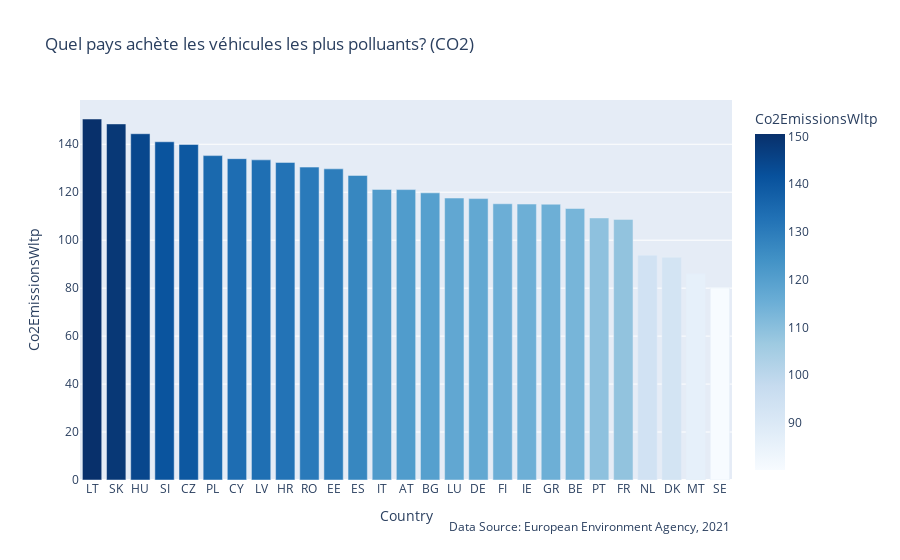
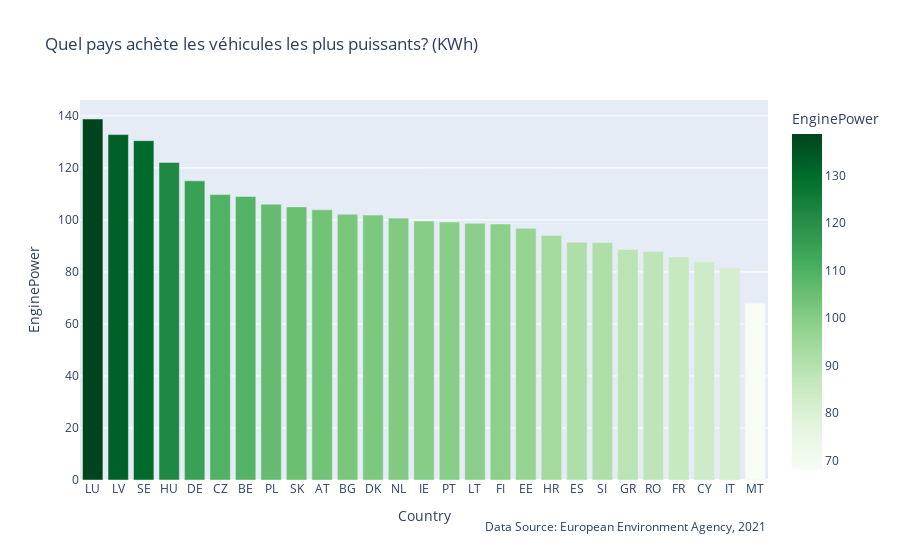
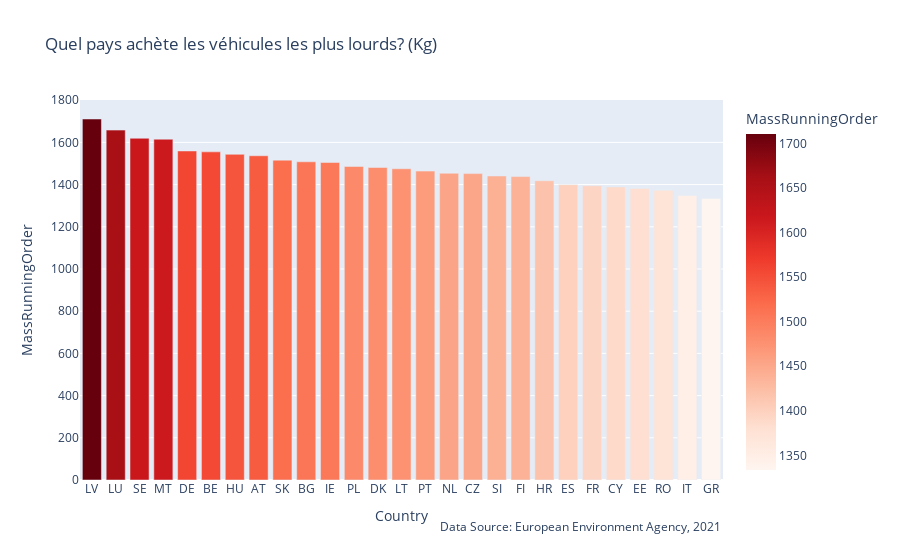

Notebook source saved alongside these figures, in order:
### Code cell
countries = CountryDataAggregator(df)
countries.display_sorted(n=20, by='ElectricRange', 
                         title="Top 5 des pays par capacité de propulsion électrique (moyenne kms)")
countries.countrywise_viz(save=True, format='png')

### Figure 1 — Plotly figure (JSON) as saved in the notebook; plotly's stock layout.template omitted (floating-point values rounded to 4 significant figures)
{"data": [{"alignmentgroup": "True", "hovertemplate": "Country=%{x}<br>Co2EmissionsWltp=%{marker.color}<extra></extra>", "legendgroup": "", "marker": {"color": [150.5, 148.5, 144.4, 141.0, 139.9, 135.3, 134, 133.5, 132.4, 130.5, 129.8, 127, 121.2, 121.1, 119.8, 117.6, 117.4, 115.2, 115.1, 115, 113.2, 109.3, 108.7, 93.72, 92.89, 86, 80.13], "coloraxis": "coloraxis", "pattern": {"shape": ""}}, "name": "", "offsetgroup": "", "orientation": "v", "showlegend": false, "textposition": "auto", "type": "bar", "x": ["LT", "SK", "HU", "SI", "CZ", "PL", "CY", "LV", "HR", "RO", "EE", "ES", "IT", "AT", "BG", "LU", "DE", "FI", "IE", "GR", "BE", "PT", "FR", "NL", "DK", "MT", "SE"], "xaxis": "x", "y": [150.5, 148.5, 144.4, 141.0, 139.9, 135.3, 134, 133.5, 132.4, 130.5, 129.8, 127, 121.2, 121.1, 119.8, 117.6, 117.4, 115.2, 115.1, 115, 113.2, 109.3, 108.7, 93.72, 92.89, 86, 80.13], "yaxis": "y"}], "layout": {"annotations": [{"showarrow": false, "text": "Data Source: European Environment Agency, 2021", "x": 1, "xanchor": "right", "xref": "paper", "y": -0.15, "yanchor": "auto", "yref": "paper"}], "barmode": "relative", "coloraxis": {"colorbar": {"title": {"text": "Co2EmissionsWltp"}}, "colorscale": [[0, "rgb(247,251,255)"], [0.125, "rgb(222,235,247)"], [0.25, "rgb(198,219,239)"], [0.375, "rgb(158,202,225)"], [0.5, "rgb(107,174,214)"], [0.625, "rgb(66,146,198)"], [0.75, "rgb(33,113,181)"], [0.875, "rgb(8,81,156)"], [1, "rgb(8,48,107)"]]}, "legend": {"tracegroupgap": 0}, "title": {"text": "Quel pays achète les véhicules les plus polluants? (CO2)"}, "xaxis": {"anchor": "y", "domain": [0, 1], "title": {"text": "Country"}}, "yaxis": {"anchor": "x", "domain": [0, 1], "title": {"text": "Co2EmissionsWltp"}}}}

### Figure 2 — Plotly figure (JSON) as saved in the notebook; plotly's stock layout.template omitted (floating-point values rounded to 4 significant figures)
{"data": [{"alignmentgroup": "True", "hovertemplate": "Country=%{x}<br>EnginePower=%{marker.color}<extra></extra>", "legendgroup": "", "marker": {"color": [138.8, 132.8, 130.5, 122.1, 115.0, 109.7, 109.0, 106.1, 105, 103.9, 102.2, 101.9, 100.7, 99.56, 99.19, 98.69, 98.44, 96.75, 93.96, 91.42, 91.28, 88.63, 87.81, 85.77, 83.88, 81.68, 68], "coloraxis": "coloraxis", "pattern": {"shape": ""}}, "name": "", "offsetgroup": "", "orientation": "v", "showlegend": false, "textposition": "auto", "type": "bar", "x": ["LU", "LV", "SE", "HU", "DE", "CZ", "BE", "PL", "SK", "AT", "BG", "DK", "NL", "IE", "PT", "LT", "FI", "EE", "HR", "ES", "SI", "GR", "RO", "FR", "CY", "IT", "MT"], "xaxis": "x", "y": [138.8, 132.8, 130.5, 122.1, 115.0, 109.7, 109.0, 106.1, 105, 103.9, 102.2, 101.9, 100.7, 99.56, 99.19, 98.69, 98.44, 96.75, 93.96, 91.42, 91.28, 88.63, 87.81, 85.77, 83.88, 81.68, 68], "yaxis": "y"}], "layout": {"annotations": [{"showarrow": false, "text": "Data Source: European Environment Agency, 2021", "x": 1, "xanchor": "right", "xref": "paper", "y": -0.15, "yanchor": "auto", "yref": "paper"}], "barmode": "relative", "coloraxis": {"colorbar": {"title": {"text": "EnginePower"}}, "colorscale": [[0, "rgb(247,252,245)"], [0.125, "rgb(229,245,224)"], [0.25, "rgb(199,233,192)"], [0.375, "rgb(161,217,155)"], [0.5, "rgb(116,196,118)"], [0.625, "rgb(65,171,93)"], [0.75, "rgb(35,139,69)"], [0.875, "rgb(0,109,44)"], [1, "rgb(0,68,27)"]]}, "legend": {"tracegroupgap": 0}, "title": {"text": "Quel pays achète les véhicules les plus puissants? (KWh)"}, "xaxis": {"anchor": "y", "domain": [0, 1], "title": {"text": "Country"}}, "yaxis": {"anchor": "x", "domain": [0, 1], "title": {"text": "EnginePower"}}}}

### Figure 3 — Plotly figure (JSON) as saved in the notebook; plotly's stock layout.template omitted (floating-point values rounded to 4 significant figures)
{"data": [{"alignmentgroup": "True", "hovertemplate": "Country=%{x}<br>MassRunningOrder=%{marker.color}<extra></extra>", "legendgroup": "", "marker": {"color": [1711.0, 1658.0, 1619.0, 1615, 1559.0, 1555.0, 1543.0, 1537.0, 1516.0, 1508.0, 1505.0, 1486.0, 1481.0, 1475, 1464.0, 1454.0, 1452.0, 1441.0, 1438.0, 1418.0, 1400.0, 1394.0, 1389.0, 1382.0, 1373.0, 1348.0, 1333.0], "coloraxis": "coloraxis", "pattern": {"shape": ""}}, "name": "", "offsetgroup": "", "orientation": "v", "showlegend": false, "textposition": "auto", "type": "bar", "x": ["LV", "LU", "SE", "MT", "DE", "BE", "HU", "AT", "SK", "BG", "IE", "PL", "DK", "LT", "PT", "NL", "CZ", "SI", "FI", "HR", "ES", "FR", "CY", "EE", "RO", "IT", "GR"], "xaxis": "x", "y": [1711.0, 1658.0, 1619.0, 1615, 1559.0, 1555.0, 1543.0, 1537.0, 1516.0, 1508.0, 1505.0, 1486.0, 1481.0, 1475, 1464.0, 1454.0, 1452.0, 1441.0, 1438.0, 1418.0, 1400.0, 1394.0, 1389.0, 1382.0, 1373.0, 1348.0, 1333.0], "yaxis": "y"}], "layout": {"annotations": [{"showarrow": false, "text": "Data Source: European Environment Agency, 2021", "x": 1, "xanchor": "right", "xref": "paper", "y": -0.15, "yanchor": "auto", "yref": "paper"}], "barmode": "relative", "coloraxis": {"colorbar": {"title": {"text": "MassRunningOrder"}}, "colorscale": [[0, "rgb(255,245,240)"], [0.125, "rgb(254,224,210)"], [0.25, "rgb(252,187,161)"], [0.375, "rgb(252,146,114)"], [0.5, "rgb(251,106,74)"], [0.625, "rgb(239,59,44)"], [0.75, "rgb(203,24,29)"], [0.875, "rgb(165,15,21)"], [1, "rgb(103,0,13)"]]}, "legend": {"tracegroupgap": 0}, "title": {"text": "Quel pays achète les véhicules les plus lourds? (Kg)"}, "xaxis": {"anchor": "y", "domain": [0, 1], "title": {"text": "Country"}}, "yaxis": {"anchor": "x", "domain": [0, 1], "title": {"text": "MassRunningOrder"}}}}
